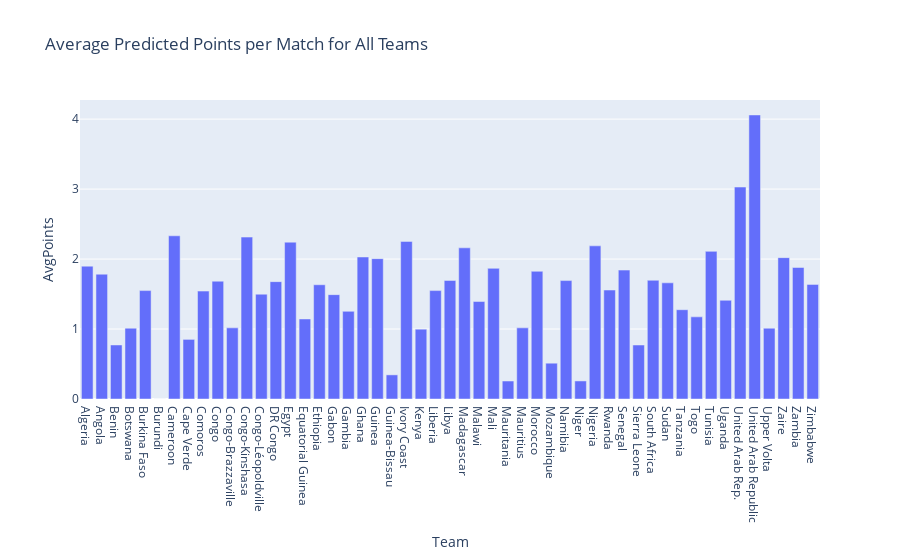

Here is the notebook cell this chart was saved with:
### Code cell
visualize_avg_points_pred(df_team_goals.index.tolist())

### Figure 1 — Plotly figure (JSON) as saved in the notebook; plotly's stock layout.template omitted (floating-point values rounded to 4 significant figures)
{"data": [{"alignmentgroup": "True", "hovertemplate": "Team=%{x}<br>AvgPoints=%{y}<extra></extra>", "legendgroup": "", "marker": {"color": "#636efa", "pattern": {"shape": ""}}, "name": "", "offsetgroup": "", "orientation": "v", "showlegend": false, "textposition": "auto", "type": "bar", "x": ["Algeria", "Angola", "Benin", "Botswana", "Burkina Faso", "Burundi", "Cameroon", "Cape Verde", "Comoros", "Congo", "Congo-Brazzaville", "Congo-Kinshasa", "Congo-Léopoldville", "DR Congo", "Egypt", "Equatorial Guinea", "Ethiopia", "Gabon", "Gambia", "Ghana", "Guinea", "Guinea-Bissau", "Ivory Coast", "Kenya", "Liberia", "Libya", "Madagascar", "Malawi", "Mali", "Mauritania", "Mauritius", "Morocco", "Mozambique", "Namibia", "Niger", "Nigeria", "Rwanda", "Senegal", "Sierra Leone", "South Africa", "Sudan", "Tanzania", "Togo", "Tunisia", "Uganda", "United Arab Rep.", "United Arab Republic", "Upper Volta", "Zaire", "Zambia", "Zimbabwe"], "xaxis": "x", "y": [1.899, 1.784, 0.772, 1.012, 1.549, 0, 2.332, 0.852, 1.542, 1.684, 1.017, 2.314, 1.498, 1.677, 2.241, 1.144, 1.633, 1.491, 1.253, 2.03, 2.006, 0.3448, 2.252, 0.9976, 1.549, 1.694, 2.16, 1.393, 1.867, 0.2569, 1.017, 1.825, 0.5117, 1.692, 0.258, 2.189, 1.557, 1.842, 0.7716, 1.697, 1.66, 1.276, 1.174, 2.11, 1.41, 3.029, 4.06, 1.012, 2.02, 1.88, 1.638], "yaxis": "y"}], "layout": {"barmode": "relative", "legend": {"tracegroupgap": 0}, "title": {"text": "Average Predicted Points per Match for All Teams"}, "xaxis": {"anchor": "y", "domain": [0, 1], "title": {"text": "Team"}}, "yaxis": {"anchor": "x", "domain": [0, 1], "title": {"text": "AvgPoints"}}}}
